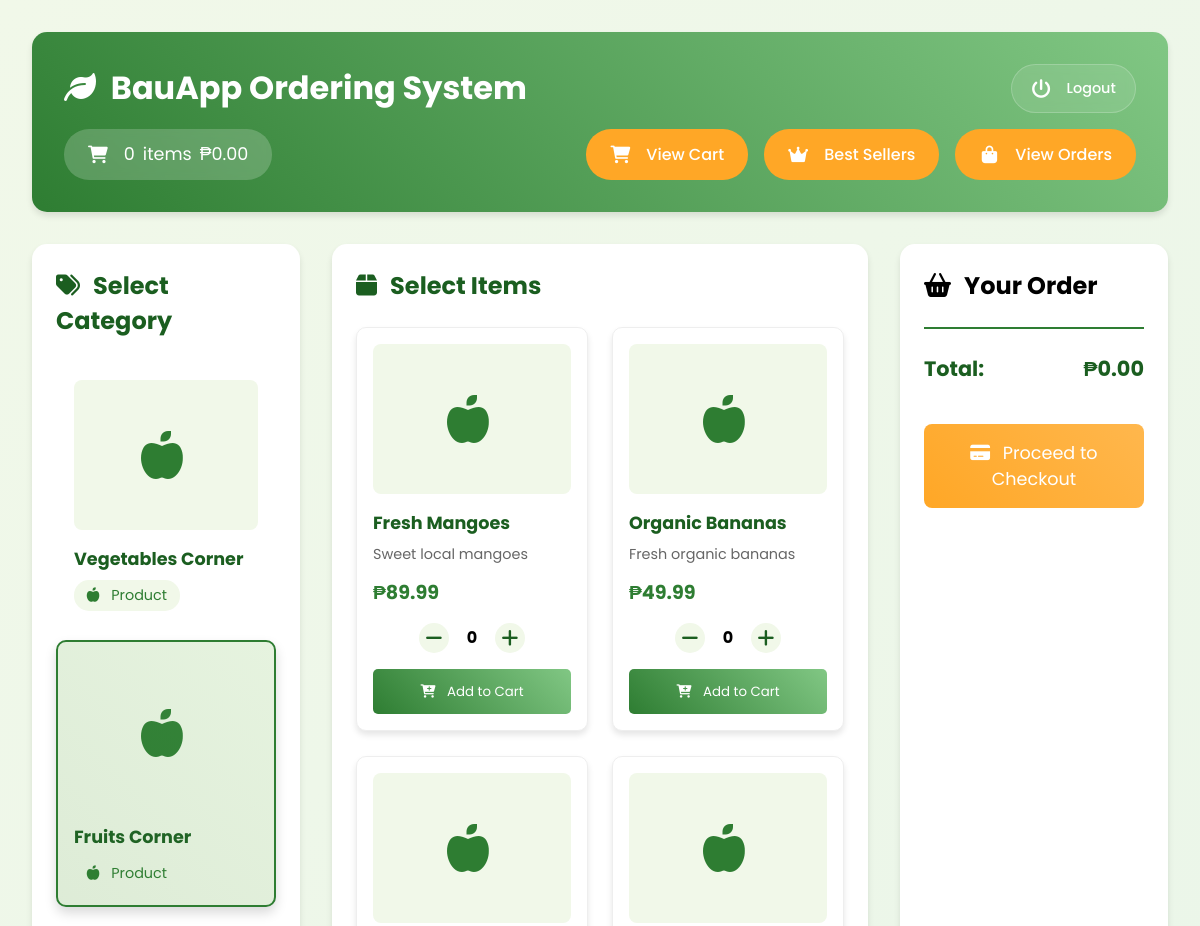
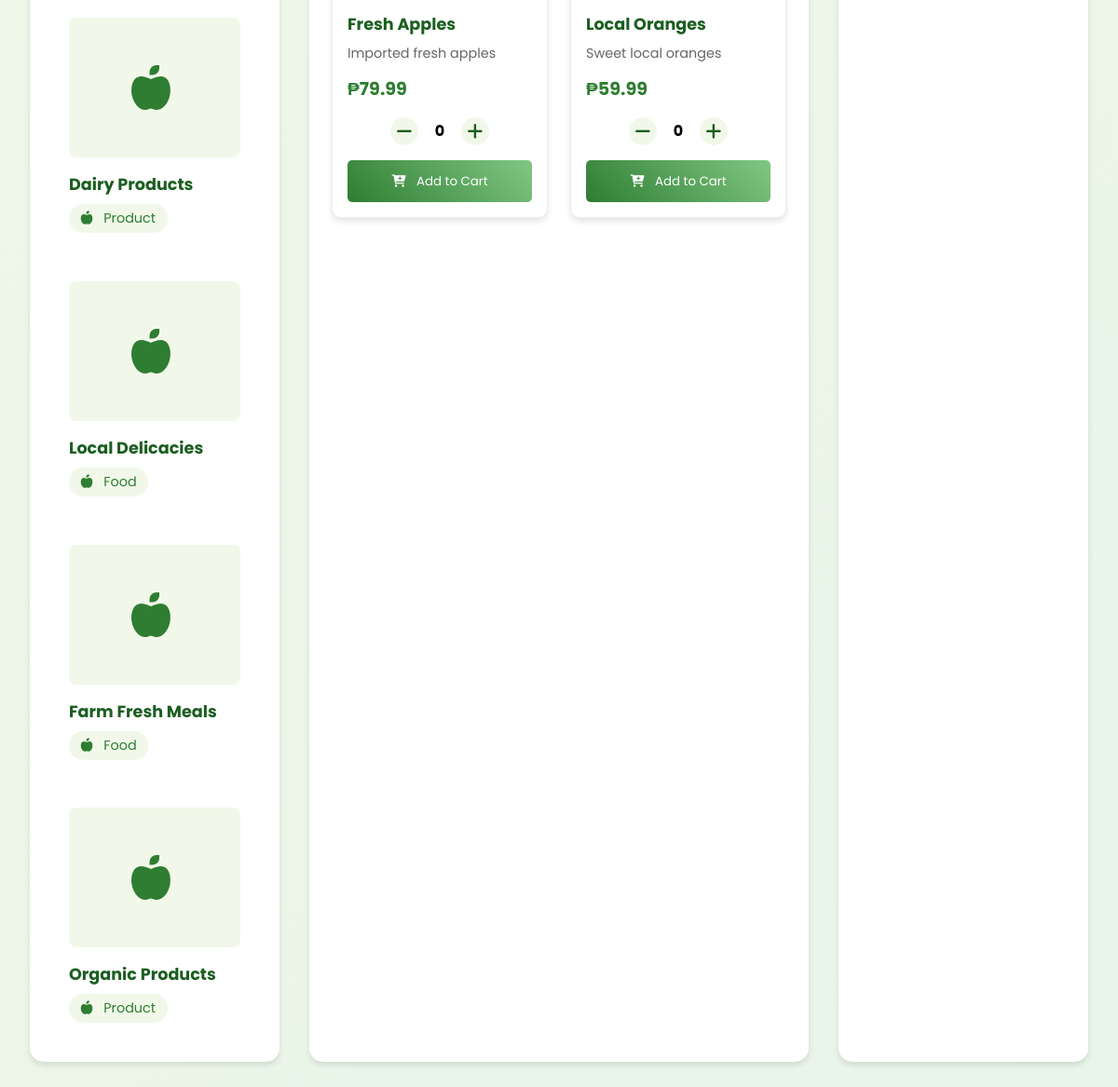
The page /dashboard.php?category=2 on the database its author committed (2 pictures, top to bottom).
### tables this page shows
CREATE TABLE `categories` (
  `category_id` int(11) NOT NULL,
  `category_name` varchar(50) NOT NULL,
  `category_type` enum('food','product') NOT NULL,
  `image_url` varchar(255) DEFAULT NULL
);

CREATE TABLE `products` (
  `product_id` int(11) NOT NULL,
  `product_name` varchar(100) NOT NULL,
  `description` text DEFAULT NULL,
  `price` decimal(10,2) NOT NULL,
  `category_id` int(11) DEFAULT NULL,
  `image_url` varchar(255) DEFAULT NULL,
  `created_at` timestamp NOT NULL DEFAULT current_timestamp()
);

### dashboard.php (the view, shortened to what this page needs)
<?php
include 'includes/database.php';
$categories_sql = "SELECT * FROM categories";
$categories_result = $conn->query($categories_sql);
$selected_category = isset($_GET['category']) ? $_GET['category'] : null;
$products_sql = "SELECT p.*, c.category_name, c.category_type
                 FROM products p
                 JOIN categories c ON p.category_id = c.category_id";
if ($selected_category) {
    $products_sql .= " WHERE p.category_id = " . intval($selected_category);
}
$products_result = $conn->query($products_sql);
?>
<!DOCTYPE html>
<html lang="en">
<head>
    <link rel="stylesheet" href="css/style.css">
    <link rel="stylesheet" href="https://cdnjs.cloudflare.com/ajax/libs/font-awesome/6.0.0/css/all.min.css">
</head>
<body>
    <div class="dashboard-container">
        <header>
            <div class="header-top">
                <h1><i class="fas fa-leaf"></i> BauApp Ordering System</h1>
                <a href="index.php" class="logout-btn">
                    <i class="fas fa-power-off"></i>
                    <span>Logout</span>
                </a>
            </div>
            <div class="header-actions">
                <div class="cart-summary">
                    <i class="fas fa-shopping-cart"></i>
                    <span id="cart-count">0</span> items
                    <span id="cart-total">₱0.00</span>
                </div>
                <div class="header-buttons">
                    <button onclick="toggleCart()" class="view-cart-btn">
                    </button>
                    <button onclick="toggleBestSellers()" class="best-sellers-btn">
                        <i class="fas fa-crown"></i> Best Sellers
                    </button>
                    <a href="admin_orders.php" class="admin-btn">
                        <i class="fas fa-shopping-bag"></i> View Orders
                    </a>
                </div>
            </div>
        </header>
        <main>
            <div class="categories-section">
                <h2><i class="fas fa-tags"></i> Select Category</h2>
                <div class="categories-grid">
                    <?php
                    if ($categories_result->num_rows > 0) {
                        while($category = $categories_result->fetch_assoc()) {
                            $active_class = ($selected_category == $category['category_id']) ? 'active' : '';
                            echo '<a href="?category=' . $category['category_id'] . '" class="category-card ' . $active_class . '">';
                            echo '<div class="category-icon"><i class="fas fa-' . ($category['category_type'] == 'vegetable' ? 'carrot' : 'apple-alt') . ' fa-3x"></i></div>';
                            echo '<h3>' . $category['category_name'] . '</h3>';
                            echo '<span class="category-type"><i class="fas fa-' . ($category['category_type'] == 'vegetable' ? 'carrot' : 'apple-alt') . '"></i> ' . ucfirst($category['category_type']) . '</span>';
                            echo '</a>';
                        }
                    }
                    ?>
                </div>
            </div>
            <div class="products-section">
                <h2>
                    <?php if ($selected_category): ?>
                        <i class="fas fa-box"></i> Select Items
                    <?php else: ?>
                        <i class="fas fa-hand-pointer"></i> Please Select a Category
                    <?php endif; ?>
                </h2>
                <div class="products-grid">
                    <?php
                    if ($selected_category && $products_result->num_rows > 0) {
                        while($product = $products_result->fetch_assoc()) {
                            echo '<div class="product-card">';
                            echo '<div class="product-icon"><i class="fas fa-' . ($product['category_type'] == 'vegetable' ? 'carrot' : 'apple-alt') . ' fa-3x"></i></div>';
                            echo '<h3>' . $product['product_name'] . '</h3>';
                            echo '<p>' . $product['description'] . '</p>';
                            echo '<p class="price">₱' . number_format($product['price'], 2) . '</p>';
                            echo '<div class="quantity-controls">';
                            echo '<button onclick="decreaseQuantity(' . $product['product_id'] . ')" class="quantity-btn"><i class="fas fa-minus"></i></button>';
                            echo '<span id="quantity-' . $product['product_id'] . '">0</span>';
                            echo '<button onclick="increaseQuantity(' . $product['product_id'] . ')" class="quantity-btn"><i class="fas fa-plus"></i></button>';
                            echo '</div>';
                            echo '<button onclick="addToCart(' . $product['product_id'] . ', \'' . $product['product_name'] . '\', ' . $product['price'] . ')" class="add-to-cart-btn"><i class="fas fa-cart-plus"></i> Add to Cart</button>';
                            echo '</div>';
                        }
                    } elseif ($selected_category) {
                        echo '<p class="no-products"><i class="fas fa-box-open"></i> No products found in this category.</p>';
                    }
                    ?>
                </div>
            </div>
            <div class="cart-container">
                <h2><i class="fas fa-shopping-basket"></i> Your Order</h2>
                <div class="cart-total">
                    <h3>Total: <span id="total-amount">₱0.00</span></h3>
                </div>
                <button onclick="checkout()" class="checkout-btn"><i class="fas fa-credit-card"></i> Proceed to Checkout</button>
            </div>
        </main>
    </div>
</body>
</html>

### dashboard.php (style rules this page uses)
.best-sellers-btn { background: var(--primary-color); color: white; padding: 0.8rem 1.5rem; border: none; border-radius: 25px; cursor: pointer; display: flex; align-items: center; gap: 0.5rem; font-weight: 500; transition: all var(--transition-speed); }
.header-buttons { display: flex; align-items: center; gap: 1rem; }
.view-cart-btn, .best-sellers-btn, .admin-btn { background: var(--accent-color); color: white; padding: 0.8rem 1.5rem; border: none; border-radius: 25px; cursor: pointer; display: flex; align-items: center; gap: 0.5rem; font-weight: 500; transition: all var(--transition-speed); text-decoration: none; font-size: 1rem; min-width: 140px; justify-content: center; }
.view-cart-btn i, .best-sellers-btn i, .admin-btn i { font-size: 1.1rem; width: 20px; text-align: center; }

### rows shown on the page
categories: category_name "Vegetables Corner", category_type "Product"
categories: category_name "Fruits Corner", category_type "Product"
categories: category_name "Dairy Products", category_type "Product"
categories: category_name "Local Delicacies", category_type "Food"
categories: category_name "Farm Fresh Meals", category_type "Food"
categories: category_name "Organic Products", category_type "Product"
products: product_name "Fresh Mangoes", description "Sweet local mangoes", price "89.99"
products: product_name "Organic Bananas", description "Fresh organic bananas", price "49.99"
products: product_name "Fresh Apples", description "Imported fresh apples", price "79.99"
products: product_name "Local Oranges", description "Sweet local oranges", price "59.99"
